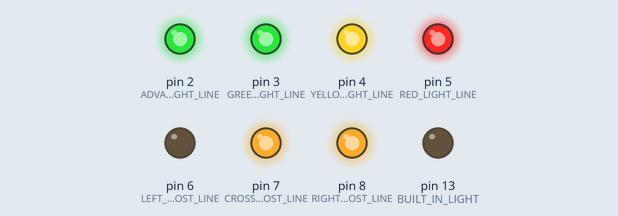
Bench run of a sketch on a simulated Arduino Uno, built with avr-gcc and run on an emulated ATmega328P. On the bench: output pins drawn as LEDs (lit = HIGH).

Above: at 0.1 s.
At 5.2 s:
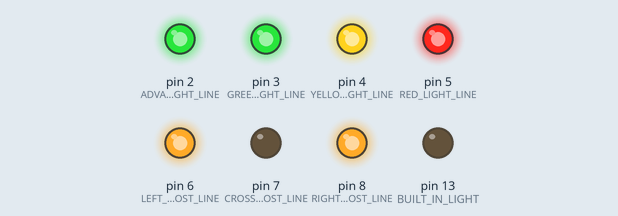
At 10.3 s:
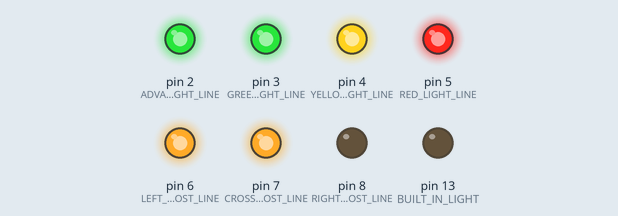
At 17.31 s:
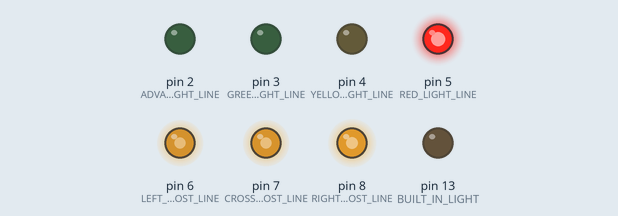
At 32.54 s:
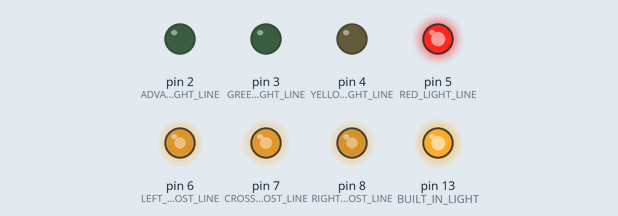
At 38.91 s:
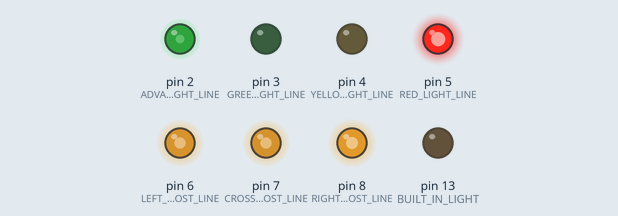
Timing chart, 0 to 40.0 s (numbered marks = the images above):
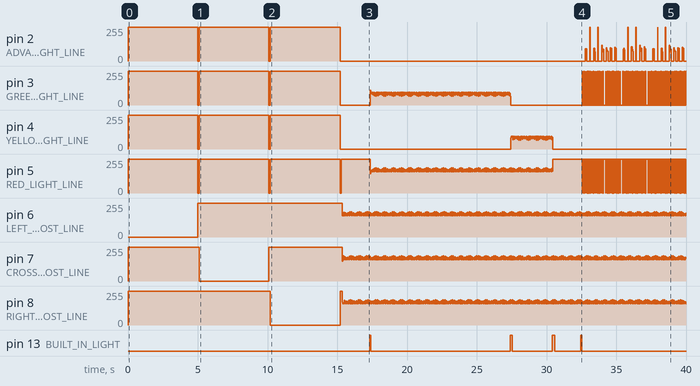

The sketch:

traffic-light-t.ino
```cpp
// (licence header left out)
// ------------------------------------------------------------------------------
//
// Some future ideas:
//
// - Add an input button that slows the DISPLAY_PERIOD to the point where the
//   cycling of the lights is very obvious and then ramps back to 60Hz to show
//   how LED multiplexing works.
//
// - Add an input that shows all red lights for a fire truck to go through.
//
// - Add an input that causes the light to go into fail-safe mode, where all
//   directions are flashing red
//
// ------------------------------------------------------------------------------


// The LED that is built into the Arduino board used as a heart beat every cycle.
#define BUILT_IN_LIGHT       13

#define TEST_ON_TIMEOUT      5000    // 5s on
#define TEST_OFF_TIMEOUT     100     // 1/10s off

// The rate at which the advance green blinks (ms), 50% duty cycle
#define BLINK_PERIOD         150

// Each lamp post is on for this number of miliseconds and off for twice this
// number of milliseconds (total of three lights) so the refresh rate is about
// 1000 / 15 = 66Hz
#define DISPLAY_PERIOD       5

// Bits used in the state-table of lamp post cycles that follows.
#define RED_LIGHT            B0001000
#define YELLOW_LIGHT         B0000100
#define ADVANCE_GREEN_LIGHT  B0000010
#define GREEN_LIGHT          B0000001
// Bit to indicate advance green light will blink.
#define BLINK                B1000000

// State tables, one for each traffic light, as well as the time for each cyle
// Read through the four arrays vertically to see one cycle.
int cycleTimes[]      = { 2000,       10000,       3000,         2000,      10000,                                    1500,                              1000,        10000,       3000         };
int leftLightCycle[]  = { RED_LIGHT,  RED_LIGHT,   RED_LIGHT,    RED_LIGHT, BLINK |ADVANCE_GREEN_LIGHT | GREEN_LIGHT, ADVANCE_GREEN_LIGHT | GREEN_LIGHT, GREEN_LIGHT, GREEN_LIGHT, YELLOW_LIGHT };
int rightLightCycle[] = { RED_LIGHT,  RED_LIGHT,   RED_LIGHT,    RED_LIGHT, RED_LIGHT,                                RED_LIGHT,                         RED_LIGHT,   GREEN_LIGHT, YELLOW_LIGHT };
int crossLightCycle[] = { RED_LIGHT,  GREEN_LIGHT, YELLOW_LIGHT, RED_LIGHT, RED_LIGHT,                                RED_LIGHT,                         RED_LIGHT,   RED_LIGHT,   RED_LIGHT    };

const int maximumTrafficLightCycles = sizeof(cycleTimes) / sizeof(int);

bool isAdvanceGreenBlinkOn = true;     // Indicates whether the left advance green light is on or off
bool blinkEvent = false;               // This boolean turns true for one loop every time the BLINK_PERIOD has elapsed
bool cycleEvent = false;               // This boolean turns true for one loop every time the current cycle elapses

// These lines are the columns of the matrix, the anodes
#define RED_LIGHT_LINE            5
#define YELLOW_LIGHT_LINE         4
#define GREEN_LIGHT_LINE          3
#define ADVANCE_GREEN_LIGHT_LINE  2

// These lines are the rows of the matrix, the common-cathodes
#define LEFT_LAMP_POST_LINE       6
#define CROSS_LAMP_POST_LINE      7
#define RIGHT_LAMP_POST_LINE      8

void setup() {
  // initialize output pins
  pinMode(RED_LIGHT_LINE, OUTPUT);
  pinMode(YELLOW_LIGHT_LINE, OUTPUT);
  pinMode(ADVANCE_GREEN_LIGHT_LINE, OUTPUT);
  pinMode(GREEN_LIGHT_LINE, OUTPUT);
  pinMode(LEFT_LAMP_POST_LINE, OUTPUT);
  pinMode(RIGHT_LAMP_POST_LINE, OUTPUT);
  pinMode(CROSS_LAMP_POST_LINE, OUTPUT);
  pinMode(BUILT_IN_LIGHT, OUTPUT);
  testLights();
}

void loop() {
  // the lamp post currently being lit
  static int lampPost = RIGHT_LAMP_POST_LINE;

  // allow house keeping once every cycle event
  do {
    heartbeat();

    ensureAdvanceGreenIsOnForNewCycle();

    int cycle = getTrafficLightCycle();
    int nextLampPost = getLampPostForThisDisplayPeriod();

    turnOffLampPost(lampPost);
    showLightsForLampPostCycle(nextLampPost, cycle);
    lampPost = nextLampPost;

    tickTock(cycle);
  } while (!cycleEvent);
}

// Ensure that an advance green starts blinking by being on every new cycle
void ensureAdvanceGreenIsOnForNewCycle() {
  if (cycleEvent) isAdvanceGreenBlinkOn = true;
}

// Provides a visual heartbeat by blinking the built-in LED every time there is
// a new cycle.
void heartbeat() {
  if (cycleEvent)
    digitalWrite(BUILT_IN_LIGHT, HIGH);
  else if (blinkEvent)
    digitalWrite(BUILT_IN_LIGHT, LOW);
}

// Keeps track of the two timers: cycle timer and blink timer. When each timer elapses
// past a certain value, this function signals the event by raising one or both of the
// cycleEvent or blinkEvent booleans true. Code in loop() can use that true signal to
// perform processing. The next call to tickTock() will reset the event that fired
// so loop() doesn't have to keep track of that either.
void tickTock(int cycle) {
  static int currentCycleTime = 0;  // The amount of time that has elapsed in the current light cycle.
  static int currentBlinkTime = 0;  // The amount time that has elapsed before the next blinkEvent.

  delay(DISPLAY_PERIOD);

  currentCycleTime += DISPLAY_PERIOD;
  if (currentCycleTime >= cycleTimes[cycle]) {
    cycleEvent = true;     // indicate a cycle has elapsed
    currentCycleTime = 0;  // reset the timer
  } else {
    cycleEvent = false;
  }

  currentBlinkTime += DISPLAY_PERIOD;
  if (currentBlinkTime >= BLINK_PERIOD) {
    blinkEvent = true;
    currentBlinkTime = 0;
  } else {
    blinkEvent = false;
  }
}

// Returns the cycle that we are on for this display period.
int getTrafficLightCycle() {
  // The current traffic light cycle - runs 0 to maximumTrafficLightCycles - 1
  static int currentTrafficLightCycle = 0;

  if (cycleEvent) {
    // advance to the next cycle, with wrap
    currentTrafficLightCycle += 1;
    if (currentTrafficLightCycle >= maximumTrafficLightCycles) currentTrafficLightCycle = 0;
  }

  return currentTrafficLightCycle;
}

// Returns the lamp post that is to be lit during this display period.
// Every display period one lamp post gets a chance to light.
int getLampPostForThisDisplayPeriod() {
  // The traffic light that is lit for this display period
  // runs LEFT_LAMP_POST_LINE, CROSS_LAMP_POST_LINE, RIGHT_LAMP_POST_LINE
  static int currentLampPost = RIGHT_LAMP_POST_LINE;

  switch (currentLampPost) {
    case LEFT_LAMP_POST_LINE:
      currentLampPost = CROSS_LAMP_POST_LINE;
      break;
    case CROSS_LAMP_POST_LINE:
      currentLampPost = RIGHT_LAMP_POST_LINE;
      break;
    case RIGHT_LAMP_POST_LINE:
      currentLampPost = LEFT_LAMP_POST_LINE;
      break;
  }

  return currentLampPost;
}

// Shows the lights in the specified cycle for the current display period.
void showLightsForLampPostCycle(int lampPost, int cycle) {
  int lightState = getLightStateFor(lampPost, cycle);

  // Turn on the appropriate light
  digitalWrite(RED_LIGHT_LINE, ((lightState & RED_LIGHT)) ? HIGH : LOW);
  digitalWrite(YELLOW_LIGHT_LINE, (lightState & YELLOW_LIGHT) ? HIGH : LOW);
  digitalWrite(GREEN_LIGHT_LINE, (lightState & GREEN_LIGHT) ? HIGH : LOW);

  // Advance greens are complicated by the fact they could blink.
  if (lightState & ADVANCE_GREEN_LIGHT) {
    if (lightState & BLINK) {
      digitalWrite(ADVANCE_GREEN_LIGHT_LINE, (isAdvanceGreenBlinkOn) ? HIGH : LOW);
      if (blinkEvent) isAdvanceGreenBlinkOn = !isAdvanceGreenBlinkOn;  // flip state of the advance green
    } else {
      digitalWrite(ADVANCE_GREEN_LIGHT_LINE, HIGH);
    }
  } else {
    digitalWrite(ADVANCE_GREEN_LIGHT_LINE, LOW);
  }

  // Drive the lamp post low to light things up
  digitalWrite(lampPost, LOW);
}

// Turns off the inidicated lamp post. Purely to make self-documenting code.
void turnOffLampPost(int lampPost) {
  digitalWrite(lampPost, HIGH);
}

// Returns the light state for the specified lamp post and traffic light cycle.
int getLightStateFor(int lampPost, int cycle) {
  switch (lampPost) {
    case LEFT_LAMP_POST_LINE:
      return leftLightCycle[cycle];
    case CROSS_LAMP_POST_LINE:
      return crossLightCycle[cycle];
    case RIGHT_LAMP_POST_LINE:
      return rightLightCycle[cycle];
  }
  return 0; // should not get here, represents all lights off
}

// Cycle through all trafic lights turning each on for a delay.
// All lights will be off at the end of the test.
void testLights() {
  allLightsOff();

  allLightsOnFor(LEFT_LAMP_POST_LINE);
  testWait();

  allLightsOnFor(CROSS_LAMP_POST_LINE);
  testWait();

  allLightsOnFor(RIGHT_LAMP_POST_LINE);
  testWait();
}

// Keeps the current lights on for a time, turns off all lights
// and then waits for a time.
void testWait() {
  delay(TEST_ON_TIMEOUT);
  allLightsOff();
  delay(TEST_OFF_TIMEOUT);
}

// Set pins so all lights are off..
void allLightsOff() {
  digitalWrite(LEFT_LAMP_POST_LINE, HIGH);
  digitalWrite(RIGHT_LAMP_POST_LINE, HIGH);
  digitalWrite(CROSS_LAMP_POST_LINE, HIGH);

  digitalWrite(RED_LIGHT_LINE, LOW);
  digitalWrite(YELLOW_LIGHT_LINE, LOW);
  digitalWrite(ADVANCE_GREEN_LIGHT_LINE, LOW);
  digitalWrite(GREEN_LIGHT_LINE, LOW);
}

// Turn all light on for a given traffic light.
void allLightsOnFor(int lampPost) {
  digitalWrite(RED_LIGHT_LINE, HIGH);
  digitalWrite(YELLOW_LIGHT_LINE, HIGH);
  digitalWrite(ADVANCE_GREEN_LIGHT_LINE, HIGH);
  digitalWrite(GREEN_LIGHT_LINE, HIGH);

  digitalWrite(lampPost, LOW);
}
```

Measured:
- by itself, pin 13 (BUILT_IN_LIGHT): LOW → HIGH at 17.3 s, → LOW 0.10 s later, → HIGH 10.0 s later, → LOW 0.15 s later, … (8 changes in this stretch)
- by itself, pin 5 (RED_LIGHT_LINE): 255/255 → 0/255 at 5.0 s, → 255/255 0.10 s later, → 0/255 5.0 s later, → 255/255 0.10 s later, … (417 changes in this stretch)
- by itself, pin 3 (GREEN_LIGHT_LINE): 255/255 → 0/255 at 5.0 s, → 255/255 0.10 s later, → 0/255 5.0 s later, → 255/255 0.10 s later, … (350 changes in this stretch)
